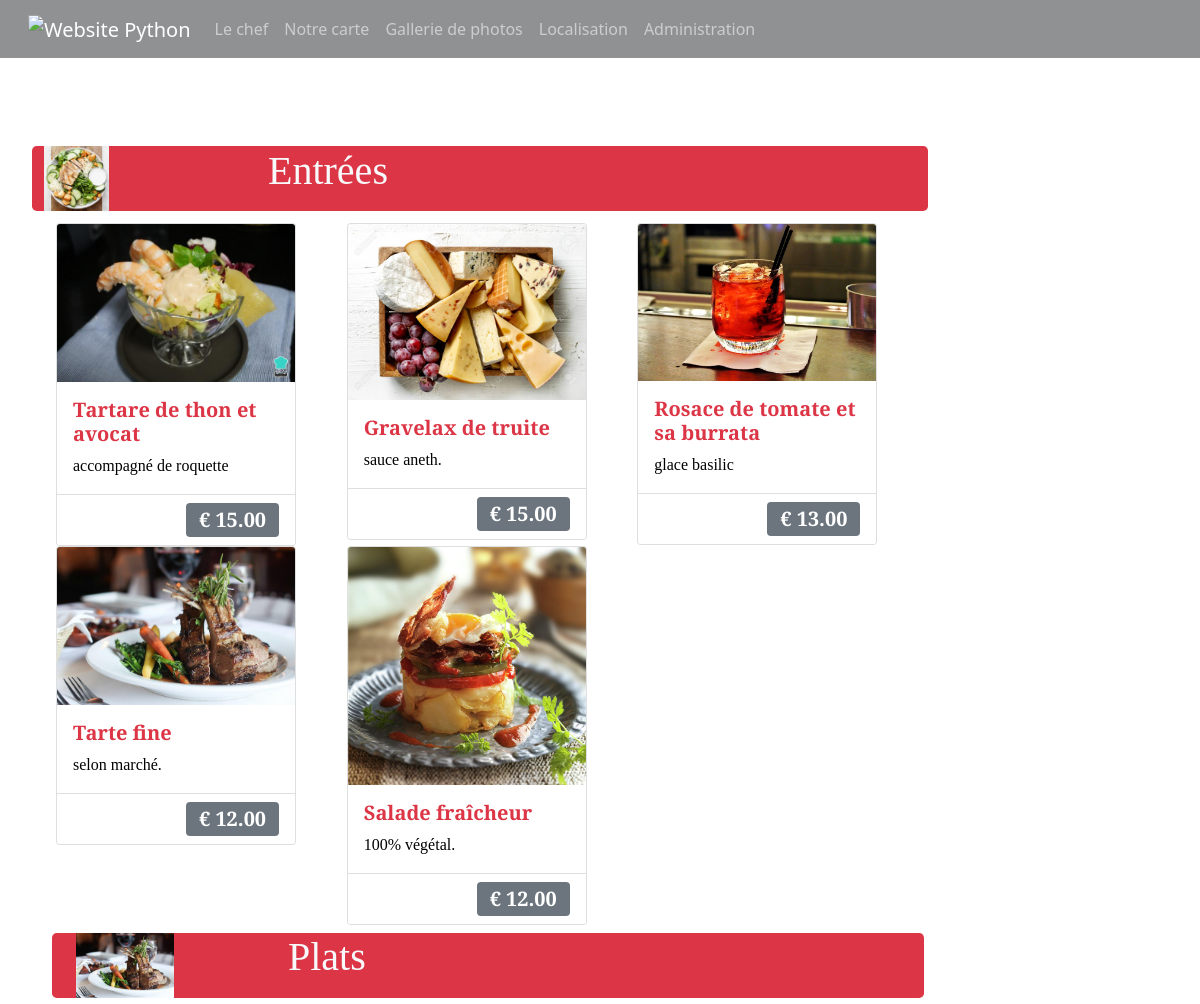
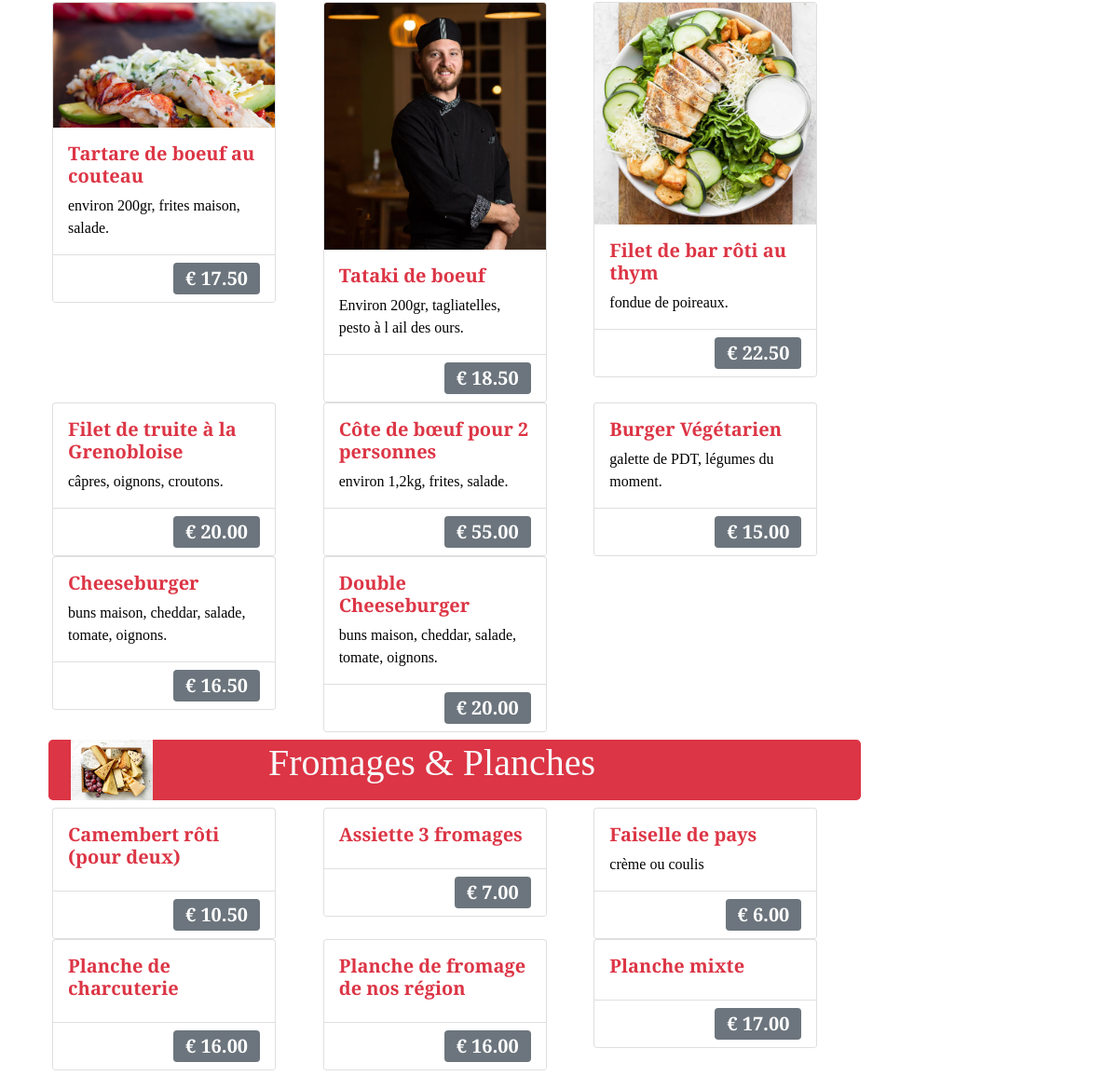
The page /menuqr (upper part) on the database as committed earlier (2 pictures, top to bottom).
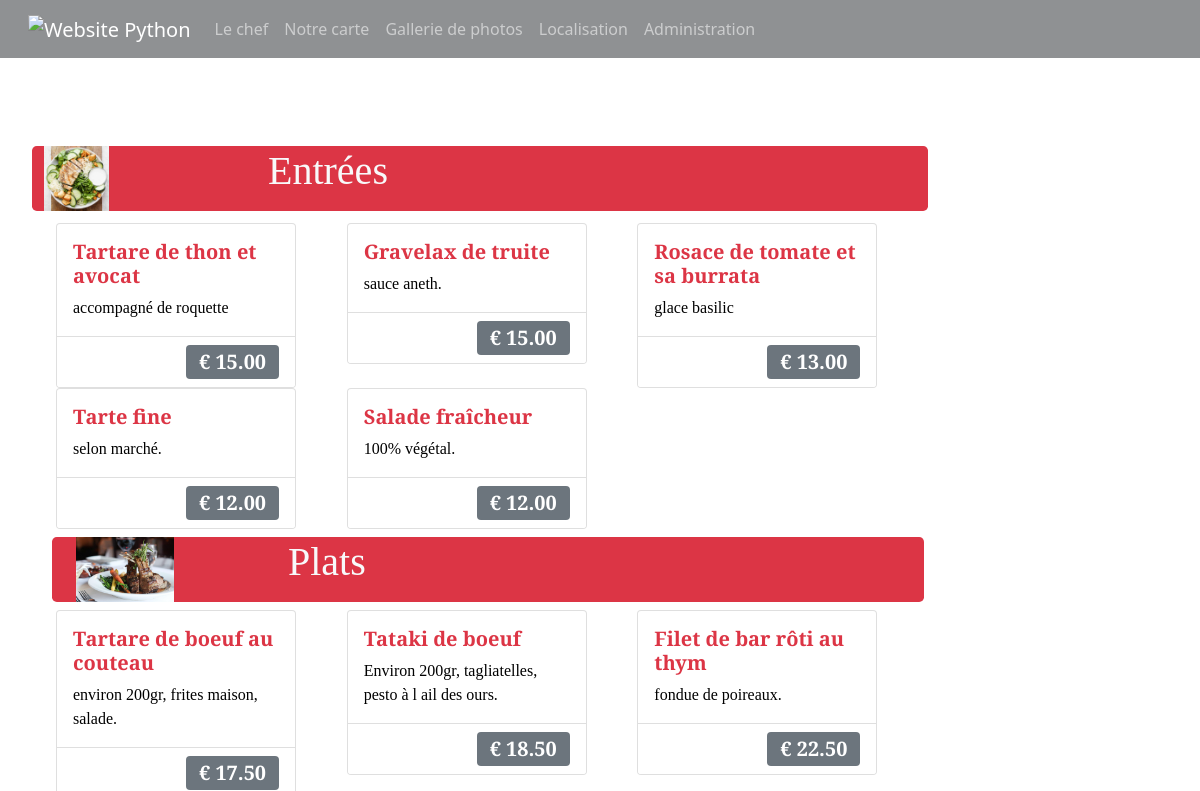
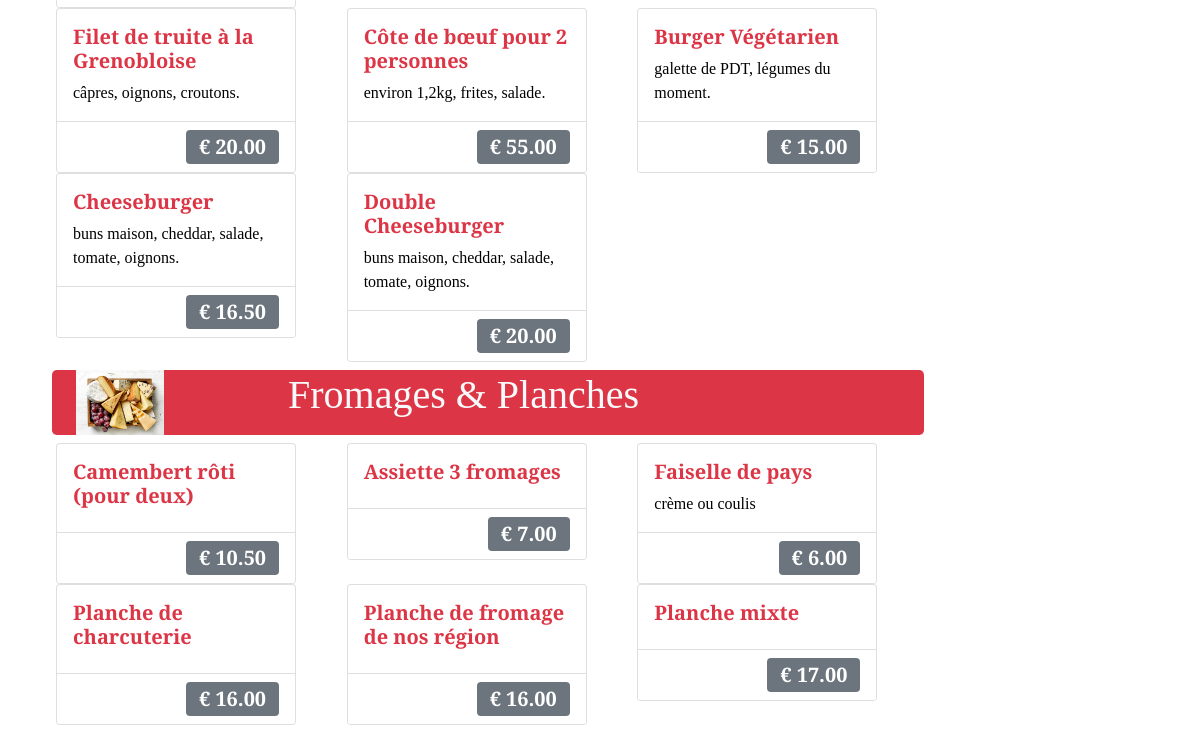
The same page on the database as committed later (2 pictures, top to bottom).
### app.py (models this page shows, shortened)
class Product(db.Model):
    __tablename__ = 'product'
    id          = db.Column(db.Integer, primary_key=True)
    idcat       = db.Column(db.Integer, nullable=False)
    titre       = db.Column(db.String(124), nullable=False)
    description = db.Column(db.String(256))
    prix        = db.Column(db.Numeric(precision=10, scale=2), nullable=False)
    image       = db.Column(db.String(128))
    categorie   = db.Column(db.String(128))
    ordercat    = db.Column(db.Integer)

### app.py (the view)
@app.route('/menuqr', methods=['GET', 'POST'])
def menuqr():
    nombre_funcion = inspect.currentframe().f_code.co_name
    app.logger.info(nombre_funcion)
    registros = Product.query.order_by(Product.ordercat.asc()).all()
    return render_template('menuqr.html', resultados=registros)

### templates/menuqr.html (shortened to what this page needs)
{% extends "layout.html" %}
{% block head %}
{{ super() }}
{% endblock %}
{% block content %}
<div class="container">
        <h1 class="text-white">Carte Saisonnière</h1>
        {% set count = namespace(value=1) %} {% set vars = {'categorie': 'Entrées'} %}
    <div class="row align-items-center rounded-3 bg-danger m-2">
        <div class="col-12 col-sm-3">
            <img  src="static/images/gallery/chicken-caesar-salad-6sq.jpg" height="65" />
        </div>
        <div class="col-auto text-light col-sm-9"  style="min-width: 14rem">
            <h1>{{ vars['categorie'] }}</h1>
        </div>
    </div>
    <div class="container">
        <div class="row align-items-start m-1 p-1">
            {% for row in resultados %}
                {% if row['ordercat']|int == count.value %}
                    <div class="col-12 col-md-6 col-lg-4">
                        <div class="card" style="width: 15rem">
                            {% if row['image'] != 'fondo.png' %}
                                    <img
                                        src="static/images/photos/{{ row['image'] }}"
                                        class="card-img-top"
                                        style="max-width: 100%; height: auto;"
                                        alt="..."
                                    />
                            {% endif %}
                                <div class="card-body">
                                    <h5 class="card-title font-weight-bold text-danger">{{ row['titre'] }}</h5>
                                    <p class="card-text">{{ row['description'] }}</p>
                                </div>
                                <ul class="list-group list-group-flush">
                                    <li class="list-group-item text-end">
                                    <span class="badge fs-5 bg-secondary"
                                        >{{ "€ {:,.2f}".format(row['prix']) }}</span
                                    >
                                    </li>
                                </ul>
                        </div>
                    </div>
                {% else %}
                {% set count.value = count.value + 1 %}
    <div class="row align-items-center rounded-3 bg-danger m-2">
        <div class="col-12 col-sm-3">
        <img src="static/images/photos/{{ row['categorie'] }}.jpg" height="65" />
        </div>
        <div class="col-auto text-light col-sm-9"> <h1>{{ row['categorie'] }}</h1> <p class=""></p>
        </div>
    </div>
                    <div class="col-12 col-md-6 col-lg-4">
                        <div class="card" style="width: 15rem">
                            {% if row['image'] != 'fondo.png' %}
                                    <img
                                        src="static/images/photos/{{ row['image'] }}"
                                        class="card-img-top"
                                        style="max-width: 100%; height: auto;"
                                        alt="..."
                                    />
                            {% endif %}
                            <div class="card-body">
                            <h5 class="card-title font-weight-bold text-danger">{{ row['titre'] }}</h5>
                            <p class="card-text">{{ row['description'] }}</p>
                            </div>
                            <ul class="list-group list-group-flush">
                            <li class="list-group-item text-end">
                                <span class="badge fs-5 bg-secondary"
                                >{{ "€ {:,.2f}".format(row['prix']) }}</span
                                >
                            </li>
                            </ul>
                        </div>
                    </div>
                {% endif %}
            {% endfor %}
        </div>
    </div>
</div>
{% endblock %}

### templates/layout.html (shortened to what this page needs)
<!doctype html>
<html lang="en">
<head>
    {% block head %}
        <link rel="stylesheet" href="https://cdn.jsdelivr.net/npm/bootstrap@4.6.0/dist/css/bootstrap.min.css"
>
        <link rel="stylesheet" href="{{ url_for('static', filename='css/main.css') }}">
        <link rel="stylesheet" href="{{ url_for('static', filename='css/bootstrap.css') }}">
    {% endblock %}
</head>
<body >
<div class="header">
    <nav class="navbar navbar-expand-md navbar-dark fixed-top  bg-dark bg-opacity-50" id="customNavbar">
        <div class="container-fluid">
            <a class="navbar-brand" href="/"><img src="https://myappauberge.s3.us-east-2.amazonaws.com/general/logoauberge.jpeg"  width="120px" alt="Website Python"></a>
            <div class="collapse navbar-collapse" id="navbarScroll">
                <ul class="navbar-nav me-auto my-2 my-lg-0 navbar-nav-scroll" style="--bs-scroll-height: 100px;">
                    <li class="nav-item">
                        <a class="nav-link" href="{{ url_for('about') }} ">Le chef</a>
                    </li>
                    <li class="nav-item">
                        <a class="nav-link" href="{{ url_for('menuqr') }} ">Notre carte</a>
                    </li>
                    <li class="nav-item">
                        <a class="nav-link" href="{{ url_for('get_gallery') }} ">Gallerie de photos</a>
                    </li>
                    <li class="nav-item">
                        <a class="nav-link" href="{{ url_for('location') }} ">Localisation</a>
                    </li>
                {% if current_user.is_authenticated %}
                <span class="nav-item">
                    <a class="nav-link text-primary"  href="{{ url_for('menu') }}">Menu du jour</a>
                </span>
                <span class="nav-item">
                    <a class="nav-link text-primary"  href="{{ url_for('carta') }}">Adm. Carte</a>
                </span>
                <span class="nav-item">
                    <a class="nav-link text-primary" data-dismiss="modal"  href="#" data-toggle="modal" data-target="#SubModal">Utilisateurs</a>
                </span>
                <span class="nav-item">
                    <a class="nav-link text-primary"  href="{{ url_for('logout') }}">Sortir</a>
                </span>
                {% else %}
                <span class="nav-item">
                    <a class="nav-link" href="#" data-toggle="modal" data-target="#loginModal">Administration</a>
                </span>
                {% endif %}
            </ul>
            </div>
        </div>
    </nav>
    <div class="wrapper">
        <div class="container">
            {% block content %} {% endblock %}
        </div>
    </div>
</div>
</body>
</html>

### templates/menuqr.html (style rules this page uses)
.row { font-family: "Libre Baskerville", serif; }

Rows that differ between the two databases and show on the page:
changed Product "Tartare de thon et avocat": image: picture removed
changed Product "Gravelax de truite": image: picture removed
changed Product "Rosace de tomate et sa burrata": image: picture removed
changed Product "Tarte fine": image: picture removed
changed Product "Salade fraîcheur": image: picture removed
changed Product "Plats": image: picture removed
changed Product "Tataki de boeuf": image: picture removed
changed Product "Filet de bar rôti au thym": image: picture removed
